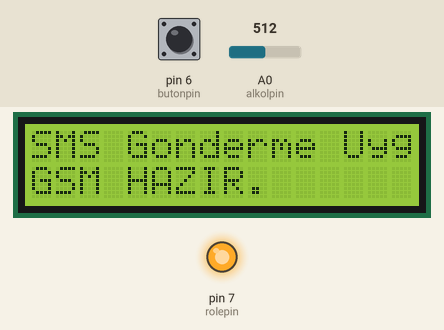
Recording of a sketch running on a simulated Arduino Uno, built with avr-gcc and run on an emulated ATmega328P. Parts: 16×2 character LCD, output pins drawn as LEDs (lit = HIGH). The inputs (shaded band) are chosen by the test bench; at power-on: pin 6 (butonpin) LOW, A0 (alkolpin) = 512.

Above: at 2.1 s.
At 4.2 s:
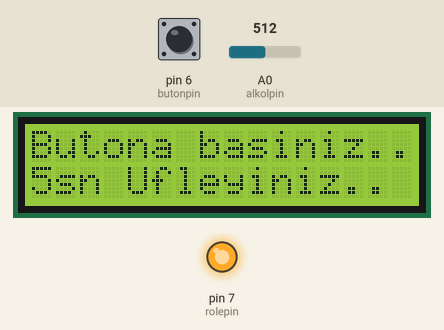
4.3 s: pin 6 (butonpin) pulled HIGH for 1.2 s
At 5.9 s:
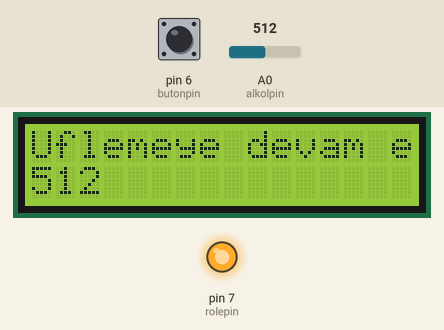
9.5 s: A0 (alkolpin) set to 263
At 10.7 s:
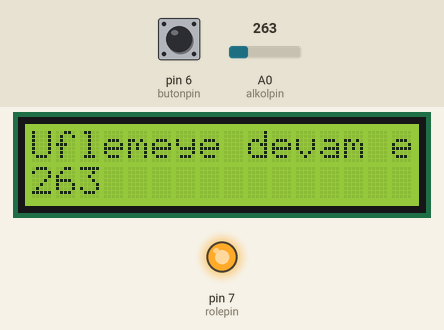
13.5 s: A0 (alkolpin) set to 237
15.6 s: pin 6 (butonpin) pulled HIGH for 3.2 s
At 18.2 s:
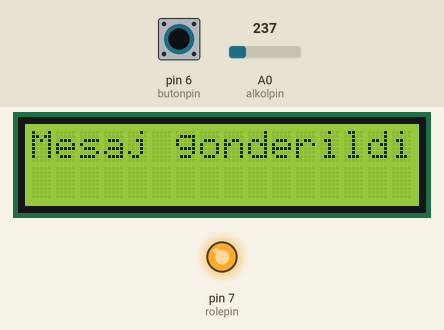
Timing chart, 0 to 19.7 s (numbered marks = the images above; inputs shaded):
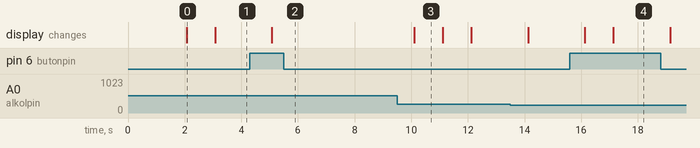

The sketch:

ArduinoWithMQ3AndGsm.ino
```cpp
// Proje Ali Taha Öztürk tarafından lisans bitirme tezi amacıyla gerçekleştirilmiştir.

#include <LiquidCrystal.h> // include komutu ile kütüphane projede kullanılmak üzere tanımlanır..
#include <GSM.h>
#define PINNUMBER "" // eğer gsm modülünde kullanılan sim kartta pin numarası varsa burada belirtilir.

GSM gsmAccess;
GSM_SMS sms;

LiquidCrystal lcd(12, 11, 10, 5, 4, 9, 8);

int backLight = 13;
int degerler[6];
bool degerokunmadi = true;
int butonpin = 6;
int rolepin = 7;
int alkolpin = A0;
int butondurum = 0;

void setup() {
  lcd.begin(16,2);
  lcd.clear();
  Serial.begin(9600);
  pinMode(butonpin, INPUT);
  pinMode(rolepin,OUTPUT);
  digitalWrite(rolepin,HIGH);

  while(!Serial){
    ; // Seri portun açılması bekleniyor.
  }
  lcd.setCursor(0,0);
  lcd.print("SMS Gonderme Uyg");

  boolean notConnected = true;
  while (notConnected) {
    if (gsmAccess.begin(PINNUMBER) == GSM_READY) {
      notConnected = false;
    } else {
      lcd.setCursor(0,1);
      lcd.print("GSM Baglanamadi");
      delay(1000);
    }
  }
  lcd.setCursor(0,1);
  lcd.print("GSM HAZIR.");
  delay(1000);
  lcd.clear();
  lcd.setCursor(0,0);
  lcd.print("Butona basiniz..");
  lcd.setCursor(0,1);
  lcd.print("5sn Ufleyiniz..");
}

void loop() {
butondurum = digitalRead(butonpin); // butonun durumunu okuyoruz..

if(butondurum == 1){// butona basıldıysa değer okunacak
  while(degerokunmadi){// Değer sadece bir kere okunacak
    for(int i=0;i<6;i++)// 6 kere değer okuyacağız (6saniye)
    {
      lcd.clear();
      lcd.setCursor(0,0);
      lcd.print("Uflemeye devam edin.");
      degerler[i] = analogRead(alkolpin);
      lcd.setCursor(0,1);
      lcd.print(degerler[i]);
      delay(1000);
    }
    degerokunmadi = false; // Değer okunduğu için bir daha okunmaması gerekiyor.
  }
  if(degerokunmadi == false)
    if(degerler[5] < 250){
      lcd.clear();
      // Araç çalışabilir.
      lcd.setCursor(0,0);
      lcd.print("Deger Uygun");
      lcd.setCursor(0,1);
      lcd.print("Araci Calistir.");
      //Roleye 5volt çıkış verilir.
      digitalWrite(rolepin,HIGH);
      delay(1000);
    }
    else{
      lcd.clear();
      lcd.setCursor(0,0);
      lcd.print("Deger Yuksek");
      lcd.setCursor(0,1);
      lcd.print("Mesaj atiliyor..");
      SMSGONDER();
    }
}
delay(1000);
}

void SMSGONDER(){
  // mesaj atılacak numara
  char remoteNum[20] = "+9053xxxxxxxx";

  // mesaj içeriği
  char txtMsg[200] = "Alkollu araca bindim. Lutfen beni al.";

  sms.beginSMS(remoteNum);
  sms.print(txtMsg);
  sms.endSMS();
  lcd.clear();
  lcd.setCursor(0,0);
  lcd.print("Mesaj gonderildi.");
  delay(2000);
  lcd.setCursor(0,0);
  lcd.print("Aracta Bekleyin....");
}
```

Measured:
- after the input at 4.3 s, the display: changes after 0.78 s (image 2)
- after the input at 15.6 s, the display: first changes after 0.53 s (image 4 shows a later state)
- what the display in image 0 shows lasts 1.0 s, from 2.1 s to 3.1 s
